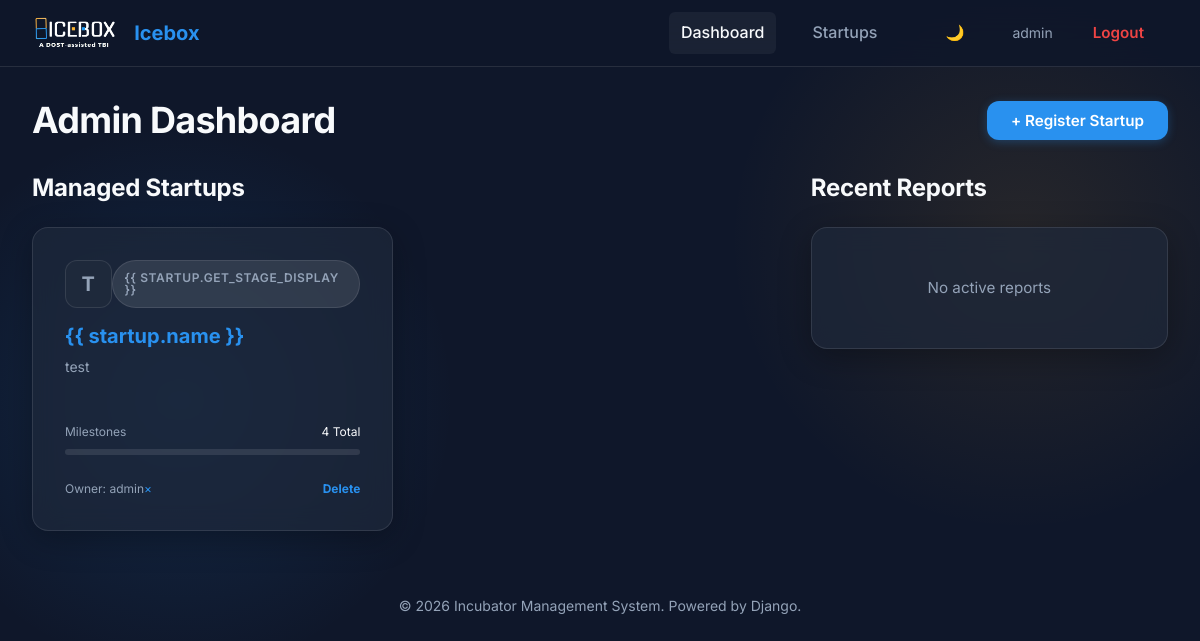
/dashboard/ (signed in), run on the app's committed database.
### incubator/models.py (models this page shows, shortened)
class User(AbstractUser):
    ROLE_CHOICES = (
        ('super_admin', 'Super Admin'),
        ('admin', 'Admin'),
        ('incubatee', 'Incubatee'),
    )
    role = models.CharField(max_length=20, choices=ROLE_CHOICES, default='incubatee')
    middle_name = models.CharField(max_length=100, blank=True, null=True)
    contact_number = models.CharField(max_length=20, blank=True, null=True)
    created_by = models.ForeignKey('self', on_delete=models.SET_NULL, null=True, blank=True)

class Startup(models.Model):
    STAGE_CHOICES = (
        ('ideation', 'Ideation'),
        ('validation', 'Validation'),
        ('scaling', 'Scaling'),
    )
    name = models.CharField(max_length=200)
    description = models.TextField(blank=True, null=True)
    logo = models.ImageField(upload_to='startup_logos/', blank=True, null=True)
    industry = models.CharField(max_length=100, blank=True, null=True)
    stage = models.CharField(max_length=50, choices=STAGE_CHOICES, default='ideation')
    owner = models.ForeignKey(User, on_delete=models.CASCADE, related_name='owned_startups')
    email = models.EmailField(max_length=120, blank=True, null=True)
    contact_number = models.CharField(max_length=20, blank=True, null=True)
    created_at = models.DateTimeField(default=timezone.now)
    members = models.ManyToManyField(User, through='StartupMember', related_name='startups')
    @property
    def progress(self):
        total = self.milestones.count()
        if total == 0:
            return 0
        completed = self.milestones.filter(status='completed').count()
        return int((completed / total) * 100)

### incubator/views.py (the view)
# urls.py: path('dashboard/', views.dashboard, name='dashboard'),
@login_required
def dashboard(request):
    user = request.user
    if user.role == 'super_admin':
        return super_admin_dashboard(request)
    elif user.role == 'admin':
        return admin_dashboard(request)
    else:
        return incubatee_dashboard(request)

### incubator/views.py (called while the page is built)
def admin_dashboard(request):
    startups = Startup.objects.all()
    recent_reports = ProgressReport.objects.order_by('-submitted_at')[:10]
    context = {'startups': startups, 'recent_reports': recent_reports}
    return render(request, 'dashboard/admin.html', context)

### templates/dashboard/admin.html (shortened to what this page needs)
{% extends 'base.html' %}
{% block content %}
<div class="flex justify-between items-center mb-lg">
    <h1 class="heading-lg">Admin Dashboard</h1>
    <a href="{% url 'add_startup' %}" class="btn btn-primary">+ Register Startup</a>
</div>
<div class="dashboard-grid">
    <div style="grid-column: span 2;">
        <h3 class="heading-md mb-md">Managed Startups</h3>
        <div class="grid gap-md" style="grid-template-columns: repeat(auto-fill, minmax(280px, 1fr));">
            {% for startup in startups %}
            <div class="glass-card flex flex-col h-full">
                <div class="flex justify-between items-start mb-sm">
                    {% if startup.logo %}
                    <img src="{{ startup.logo.url }}" alt="{{ startup.name }}" class="avatar">
                    {% else %}
                    <div class="avatar-placeholder">
                        {{ startup.name|slice:":1" }}
                    </div>
                    {% endif %}
                    <span class="badge badge-neutral stage-{{ startup.stage|lower }}">{{ startup.get_stage_display
                        }}</span>
                </div>
                <div class="mb-md flex-grow">
                    <h3 class="heading-sm mb-xs">
                        <a href="{% url 'view_startup' startup.id %}" class="text-primary hover:text-accent">{{
                            startup.name }}</a>
                    </h3>
                    <p class="text-sm text-muted line-clamp-2"
                        style="height: 3em; overflow: hidden; display: -webkit-box; -webkit-line-clamp: 2; line-clamp: 2; -webkit-box-orient: vertical;">
                        {{ startup.description|default:"No description" }}
                    </p>
                </div>
                <div class="mb-md">
                    <div class="flex justify-between text-xs mb-xs">
                        <span class="text-muted">Milestones</span>
                        <span class="text-accent">{{ startup.milestones.count }} Total</span>
                    </div>
                    <div class="w-full bg-glass-border h-1.5 rounded-full overflow-hidden"
                        style="background: rgba(255,255,255,0.1); border-radius: 99px; height: 6px;">
                    </div>
                </div>
                <div class="flex justify-between items-center pt-sm border-t border-glass">
                    <div class="text-xs text-muted flex items-center gap-xs">
                        Owner: {{ startup.owner.username }}
                        <a href="{% url 'delete_user' startup.owner.id %}" onclick="return confirm('Delete this user?')"
                            class="text-danger hover:text-danger-hover px-1" title="Delete User">&times;</a>
                    </div>
                    <a href="{% url 'delete_startup' startup.id %}" onclick="return confirm('Delete this startup?')"
                        class="text-xs font-bold text-danger hover:underline">Delete</a>
                </div>
            </div>
            {% empty %}
            <div class="glass-card text-center py-lg col-span-full">
                <p class="text-muted">No startups found.</p>
                <a href="{% url 'add_startup' %}" class="btn btn-outline mt-sm">Get Started</a>
            </div>
            {% endfor %}
        </div>
    </div>
    <div>
        <h3 class="heading-md mb-md">Recent Reports</h3>
        <div class="glass-card p-0 overflow-hidden">
            <table class="table">
                {% for report in recent_reports %}
                <tr>
                    <td>
                        <div class="font-bold text-accent mb-xs">{{ report.startup.name }}</div>
                        <div class="text-sm mb-xs">{{ report.title }}</div>
                        <div class="text-xs text-muted">{{ report.submitted_at|date:"M d" }} by {{
                            report.submitted_by.username }}</div>
                    </td>
                </tr>
                {% empty %}
                <tr>
                    <td class="text-center text-muted py-md">No active reports</td>
                </tr>
                {% endfor %}
            </table>
        </div>
    </div>
</div>
{% endblock %}

### templates/base.html (shortened to what this page needs)
{% load static %}
<!DOCTYPE html>
<html lang="en">
<head>
    <link rel="stylesheet" href="{% static 'css/main.css' %}">
</head>
<body>
    {% if user.is_authenticated %}
    <header class="main-header">
        <div class="container flex justify-between items-center">
            <a href="{% url 'dashboard' %}" class="flex items-center gap-sm">
                <img src="{% static 'img/logo.png' %}" alt="Icebox Logo" style="height: 40px;">
                <span class="font-bold heading-sm">Icebox</span>
            </a>
            <div class="flex items-center gap-lg">
                <nav class="flex gap-md">
                    <a href="{% url 'dashboard' %}"
                        class="nav-link {% if request.resolver_match.url_name == 'dashboard' %}active{% endif %}">Dashboard</a>
                    {% if user.role == 'admin' or user.role == 'super_admin' %}
                    <a href="{% url 'add_startup' %}"
                        class="nav-link {% if request.resolver_match.url_name == 'add_startup' %}active{% endif %}">Startups</a>
                    {% endif %}
                </nav>
                <div class="flex items-center gap-md">
                    <button id="theme-toggle" class="btn btn-ghost p-sm" aria-label="Toggle Theme">
                        <span id="theme-icon">🌙</span>
                    </button>
                    <div class="flex items-center gap-sm">
                        <span class="text-sm text-muted">{{ user.username }}</span>
                        <a href="{% url 'logout' %}" class="btn btn-ghost text-sm"
                            style="color: var(--danger-color);">Logout</a>
                    </div>
                </div>
            </div>
        </div>
    </header>
    {% endif %}
    <main class="container mt-lg mb-lg">
        {% block content %}
        {% endblock %}
    </main>
    <footer class="container text-center text-muted mb-lg" style="margin-top: 4rem;">
        <p class="text-sm">&copy; {% now "Y" %} Incubator Management System. Powered by Django.</p>
    </footer>
</body>
</html>

### data on the page
User: username "admin"
Startup: name "T", description "test", milestones.count "4", owner.username "admin"
